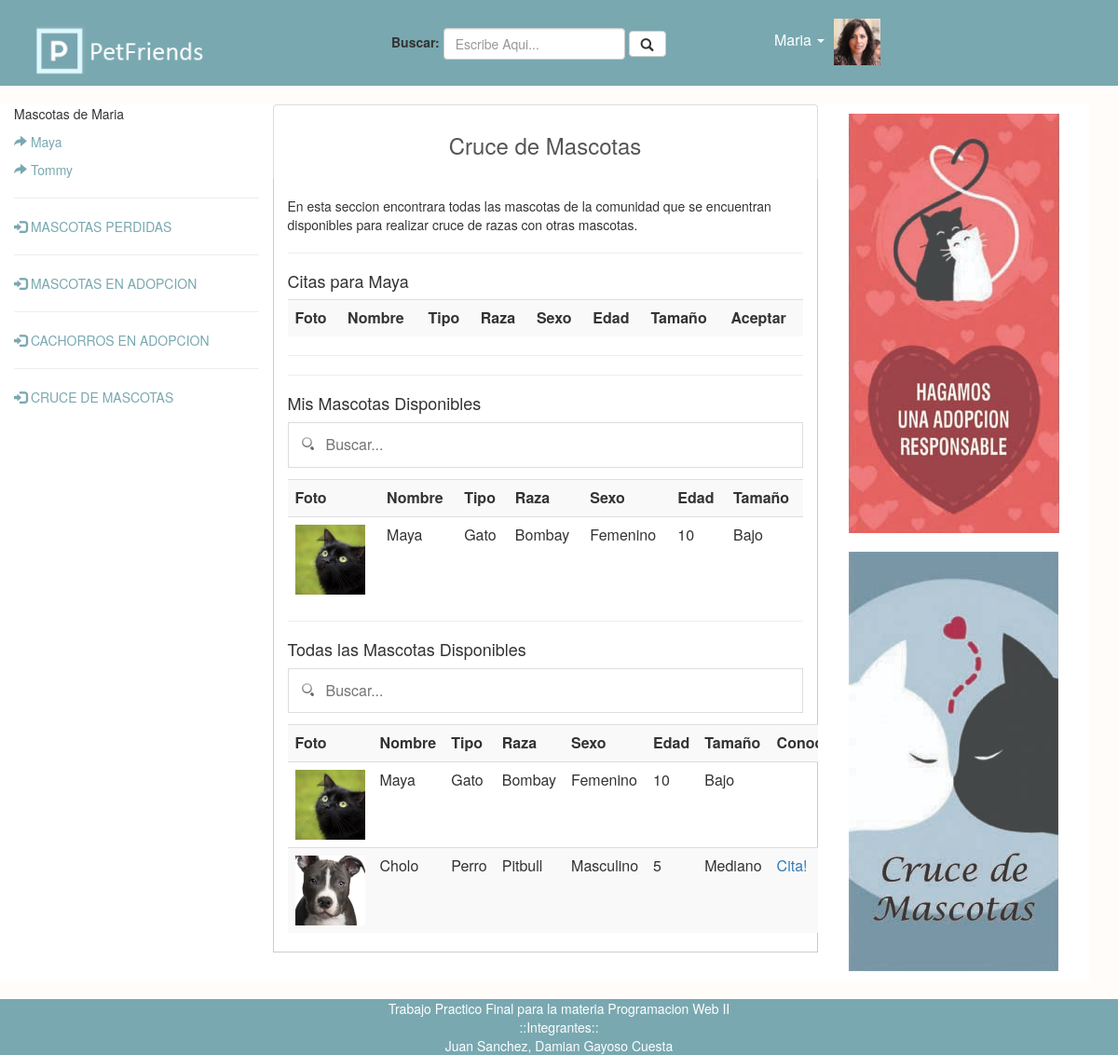
/html/pet/cruce.php (signed in), run on the app's committed database.
### tables this page shows
CREATE TABLE `users` (
  `user_id` int(11) NOT NULL,
  `user_firstName` varchar(100) NOT NULL,
  `user_lastName` varchar(100) NOT NULL,
  `user_email` varchar(100) NOT NULL,
  `user_birthdate` varchar(100) NOT NULL,
  `user_gender` varchar(100) NOT NULL,
  `user_phone` varchar(200) NOT NULL,
  `user_lat` varchar(255) NOT NULL,
  `user_lon` varchar(255) NOT NULL,
  `user_pass` varchar(100) NOT NULL,
  `user_photo` varchar(200) NOT NULL
);

CREATE TABLE `pets` (
  `pet_id` int(11) NOT NULL,
  `pet_idUser` int(11) NOT NULL,
  `pet_name` varchar(200) NOT NULL,
  `pet_type` int(11) NOT NULL,
  `pet_breed` int(11) NOT NULL,
  `pet_age` varchar(100) NOT NULL,
  `pet_size` varchar(100) NOT NULL,
  `pet_status` varchar(200) NOT NULL,
  `pet_gender` varchar(100) NOT NULL,
  `pet_photo` varchar(200) NOT NULL
);

CREATE TABLE `crosses` (
  `cross_id` int(11) NOT NULL,
  `cross_petId` int(11) NOT NULL,
  `cross_userId` int(11) NOT NULL,
  `cross_status` varchar(200) NOT NULL,
  `cross_B` int(11) NOT NULL
);

CREATE TABLE `type` (
  `type_id` int(11) NOT NULL,
  `type_description` varchar(200) NOT NULL
);

CREATE TABLE `breeds` (
  `breed_id` int(11) NOT NULL,
  `breed_type` int(11) NOT NULL,
  `breed_description` varchar(255) NOT NULL
);

### includes/cruce_info.php (the view, shortened to what this page needs)
<?php
			$user_id = $_SESSION["user"]["user_id"];
			$status = "DISPONIBLE";
			$query_infoPets = 	"SELECT *
								FROM petfriends_db.crosses as crosses INNER JOIN petfriends_db.pets as pets
								ON crosses.cross_petId = pets.pet_id INNER JOIN petfriends_db.type as type
								ON type.type_id = pets.pet_type INNER JOIN petfriends_db.breeds as breeds
								ON breeds.breed_id = pets.pet_breed
								WHERE crosses.cross_status = '$status'";
			$consulta_infoPets = mysqli_query($conexion,$query_infoPets);
			$gender = "female";
			$query_myPets = 	"SELECT *
								FROM petfriends_db.crosses as crosses INNER JOIN petfriends_db.pets as pets
								ON crosses.cross_petId = pets.pet_id INNER JOIN petfriends_db.type as type
								ON type.type_id = pets.pet_type INNER JOIN petfriends_db.breeds as breeds
								ON breeds.breed_id = pets.pet_breed
								WHERE crosses.cross_status = '$status'
								AND pets.pet_idUser = '$user_id'";
			$consulta_myPets = mysqli_query($conexion,$query_myPets);
			$query_uno_dates = "SELECT *
								FROM petfriends_db.pets as pets INNER JOIN petfriends_db.crosses as crosses
								ON crosses.cross_petId = pets.pet_id
								WHERE pets.pet_idUser = '$user_id'";
			$consulta_uno_dates = mysqli_query($conexion,$query_uno_dates);
			while ($numPet = mysqli_fetch_array($consulta_uno_dates)){
				echo '<hr /><h4>Citas para '.$numPet["pet_name"].'</h4>';
				echo '<table class="table table-striped" style="width:100%">
						<tr>
						<th>Foto</th>
						<th>Nombre</th>
						<th>Tipo</th>
						<th>Raza</th>
						<th>Sexo</th>
						<th>Edad</th>
						<th>Tamaño</th>
						<th>Aceptar</th>
						</tr>';
				echo '</table><hr />';
			}
			echo '<hr /><h4>Mis Mascotas Disponibles</h4>
					<div class="text-center">
					<input type="text" id="Search" onkeyup="myFunction_search(\'my_pets_cruce\')" placeholder="Buscar..."></div>
					<table class="table table-striped" id="my_pets_cruce" style="width:100%">
				  <tr>
					<th>Foto</th>
					<th>Nombre</th>
					<th>Tipo</th>
					<th>Raza</th>
					<th>Sexo</th>
					<th>Edad</th>
					<th>Tamaño</th>
					</tr>';
				while ($myPets = mysqli_fetch_array($consulta_myPets)){
				echo	'<tr>
						<td><img src="',$myPets["pet_photo"],'" width="75px"></td>
						<td>',$myPets["pet_name"],'</td>
						<td>',$myPets["type_description"],'</td>
						<td>',$myPets["breed_description"],'</td>
						<td>';
						if($myPets["pet_gender"] = $gender){
								echo'Femenino<span class="glyphicons glyphicons-gender-female"></span>';
						}else{
								echo'Masculino<span class="glyphicons glyphicons-gender-male"></span>';
						}
						echo '</td>
						<td>',$myPets["pet_age"],'</td>
						<td>',$myPets["pet_size"],'</td>
						</tr>';
				}
			echo '</table><hr />';
			echo '<h4>Todas las Mascotas Disponibles</h4>
					<div class="text-center">
					<input type="text" id="Search_other" onkeyup="myFunction_other_search(\'other_pets_cruce\')" placeholder="Buscar..."></div>
					<table class="table table-striped" id="other_pets_cruce" style="width:100%">
				  <tr>
					<th>Foto</th>
					<th>Nombre</th>
					<th>Tipo</th>
					<th>Raza</th>
					<th>Sexo</th>
					<th>Edad</th>
					<th>Tamaño</th>
					<th>Conocer</th>
				  </tr>';
				while ($infoPets = mysqli_fetch_array($consulta_infoPets)){
				echo	'<tr>
						<td><img src="',$infoPets["pet_photo"],'" width="75px"></td>
						<td>',$infoPets["pet_name"],'</td>
						<td>',$infoPets["type_description"],'</td>
						<td>',$infoPets["breed_description"],'</td>
						<td>',$infoPets["pet_gender"],'</td>
						<td>',$infoPets["pet_age"],'</td>
						<td>',$infoPets["pet_size"],'</td>
						<td>';
						if($infoPets["pet_idUser"] != $user_id){
						echo '<a href="/PETFRIENDS/html/pet/add_ofrecimiento.php?pet_id=',$infoPets["pet_id"],'">Cita!</a>';
						}
						echo '</td></tr>';
				}
			echo '</table>';
?>

### includes/user_nombre.php
<?php
								$email = $_SESSION["user"]["user_email"];
								$query = 	"SELECT *
											FROM petfriends_db.users as pdb
											WHERE pdb.user_email = '$email'";
								$consulta = mysqli_query($conexion,$query);
								$row = mysqli_fetch_array($consulta);
								echo $row["user_firstName"];
							?>

### includes/user_mini_foto.php
<?php
						echo '<img src="',$row["user_photo"],'" width="50px">';
					?>

### includes/menu_izquierda.php
<?php
$user_name = $_SESSION["user"]["user_firstName"];
$email = $_SESSION["user"]["user_email"];
$query_pets = 	"SELECT *
				FROM petfriends_db.users as pdb INNER JOIN petfriends_db.pets as pts
				ON pdb.user_id = pts.pet_idUser
				WHERE pdb.user_email = '$email'";
$consulta_pets = mysqli_query($conexion,$query_pets);
echo '<p class="user_pet_title">Mascotas de ',$user_name,'</p>';
while ($pets = mysqli_fetch_array($consulta_pets)){
	echo '<p><span class="glyphicon glyphicon-share-alt" aria-hidden="true" style="color:#79A8B1;"> </span> <a style="color:#79A8B1;" href="','/PETFRIENDS/html/pet/perfil_pet.php?pet_name=',$pets["pet_name"],'&user_pet_id=',$_SESSION["user"]["user_id"],'">',$pets["pet_name"],'</a></p>';
}
echo '<hr />
<p><span class="glyphicon glyphicon-log-in" aria-hidden="true" style="color:#79A8B1;">  </span> <a style="color:#79A8B1;" href="/PETFRIENDS/html/pet/perdida.php">  MASCOTAS PERDIDAS</a></p>
<hr />
<p><span class="glyphicon glyphicon-log-in" aria-hidden="true" style="color:#79A8B1;">  </span> <a style="color:#79A8B1;" href="/PETFRIENDS/html/pet/adopcion.php">  MASCOTAS EN ADOPCION</a></p>
<hr />
<p><span class="glyphicon glyphicon-log-in" aria-hidden="true" style="color:#79A8B1;">  </span> <a style="color:#79A8B1;" href="/PETFRIENDS/html/pet/cachorros.php">  CACHORROS EN ADOPCION</a></p>
<hr />
<p><span class="glyphicon glyphicon-log-in" aria-hidden="true" style="color:#79A8B1;">  </span> <a style="color:#79A8B1;" href="/PETFRIENDS/html/pet/cruce.php">  CRUCE DE MASCOTAS</a></p>';
?>

### css/estilo.css (style rules this page uses)
body { background-color: #FFFCFA; }
#Search,#otherSearch,#Search_other,#Search_cachorros { background-image: url('../images/search.png'); background-position: 13px 14px; background-repeat: no-repeat; width: 100%; font-size: 16px; padding: 12px 20px 12px 40px; border: 1px solid #ddd; margin-bottom: 12px; }

### data on the page
users: user_firstName "Maria", user_photo (picture)
pets: pet_name "Maya"
pets: pet_name "Tommy"
crosses: pets.pet_photo (picture), pets.pet_name "Maya", type.type_description "Gato", breeds.breed_description "Bombay", pets.pet_age "10", pets.pet_size "Bajo", pets.pet_gender "Femenino"
crosses: pets.pet_photo (picture), pets.pet_name "Cholo", type.type_description "Perro", breeds.breed_description "Pitbull", pets.pet_gender "Masculino", pets.pet_age "5", pets.pet_size "Mediano"

### other printed values
$user_name "Maria"
